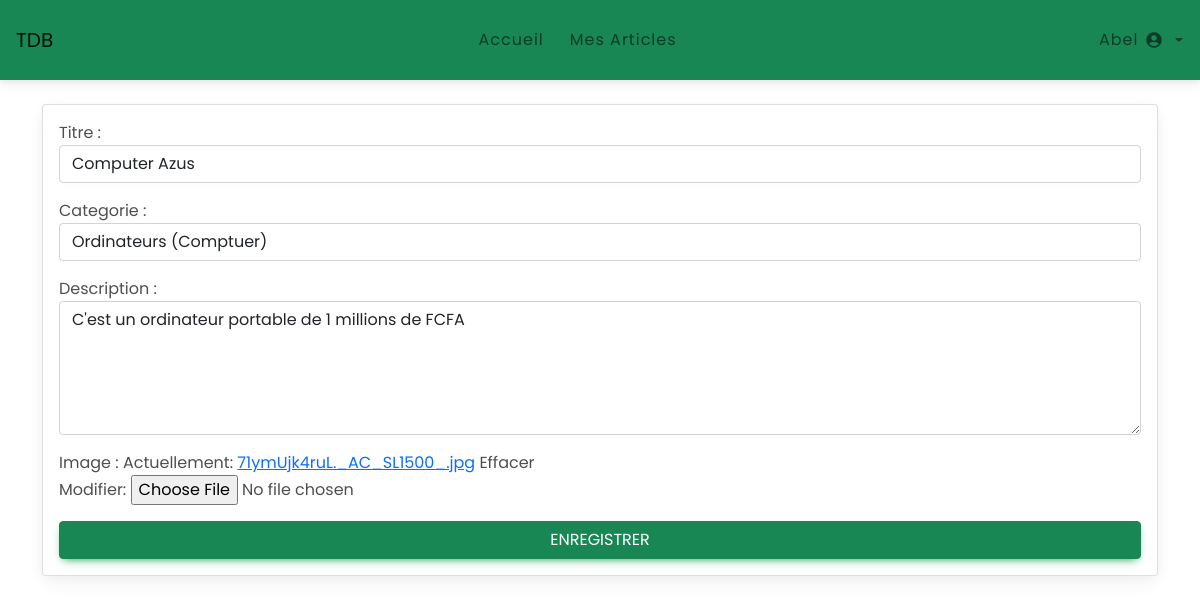
Page /blog/administration/update_article/3/ (signed in) on the committed database.
### blog/models.py (models this page shows, shortened)
class Article(models.Model):
    user=models.ForeignKey(User,on_delete=models.CASCADE,null=True)
    title=models.CharField(max_length=50)
    categorie=models.ForeignKey(Category,on_delete=models.CASCADE)
    description=models.TextField()
    image=models.ImageField(null=True ,blank=True)
    created_at=models.DateTimeField(auto_now_add=True)
    updated_at=models.DateTimeField(auto_now=True)

### app_admin/views.py (the view)
# urls.py: path('update_article/<int:pk>/',views.UpdateArticle.as_view() , name="update_article"),
class UpdateArticle(LoginRequiredMixin, UpdateView):
    model = Article
    form_class = ArticleForm
    template_name = 'app_admin/modifier_edit.html'
    success_url = reverse_lazy('app_admin:mes_articles')

### blog/forms.py
class ArticleForm(forms.ModelForm):
    class Meta :
        model=Article
        fields=['title','categorie','description','image']
        labels={'title':'Titre' , 'categorie':'Categorie' , 'description':'Description'}
        widgets={
            'title':forms.TextInput(attrs={'class':'form-control'}),
            'categorie':forms.Select(attrs={'class':'form-control'}),
            'description':forms.Textarea(attrs={'class':'form-control','rows':5})
        }

### blog/models.py (called while the page is built)
    def __str__(self):
        return self.name

### app_admin/templates/app_admin/modifier_edit.html (shortened to what this page needs)
{% extends 'app_admin/base.html' %}
{% block content %}
<div class="container">
    <div class="row">
        <div class="col-md-12">
            <div class="card mt-4">
                <div class="card-body">
                    <form method="post" enctype="multipart/form-data">
                        {{ form.as_p }}
                        <button class="btn btn-success btn-block" type="submit">Enregistrer</button>
                    </form>
                </div>
            </div>
        </div>
    </div>
</div>
{% endblock %}

### app_admin/templates/app_admin/nav_bar.html (shortened to what this page needs)
<nav class="navbar navbar-expand-lg navbar-light bg-success">
    <a class="navbar-brand" href="#">TDB</a>
    <div class="collapse navbar-collapse" id="navbarNav">
        <ul class="navbar-nav me-auto">
            <li class="nav-item">
                <a class="nav-link" href="{% url 'blog_site:afficher' %}">Accueil</a>
            </li>
            <li class="nav-item">
                <a class="nav-link" href="{% url 'app_admin:mes_articles' %}">Mes Articles</a>
            </li>
        </ul>
        <ul class="navbar-nav">
            <li class="nav-item dropdown">
                {% if user.is_authenticated %}
                <a class="nav-link dropdown-toggle d-flex align-items-center" href="#" id="navbarDropdown" role="button" data-bs-toggle="dropdown" aria-expanded="false">
                    {{ user.username }} <i class="fas fa-user-circle me-2"></i>
                </a>
                {% else %}
                <a class="nav-link dropdown-toggle d-flex align-items-center" href="#" id="navbarDropdown" role="button" data-bs-toggle="dropdown" aria-expanded="false">
                    <i class="fas fa-user-circle me-2"></i>
                </a>
                {% endif %}
            </li>
        </ul>
    </div>
</nav>

### blog/static/css/style.css (style rules this page uses)
* { margin: 0; padding: 0; box-sizing: border-box; font-family: 'Poppins', sans-serif; }
nav { display: flex; height: 80px; width: 100%; background: #1b1b1b; align-items: center; justify-content: space-between; padding: 0 50px 0 100px; flex-wrap: wrap; }
nav ul { display: flex; flex-wrap: wrap; list-style: none; }
nav ul li { margin: 0 5px; }
nav ul li a { color: #f2f2f2; text-decoration: none; font-size: 18px; font-weight: 500; padding: 8px 15px; border-radius: 5px; letter-spacing: 1px; transition: all 0.3s ease; }

### rows in the picture
Article: title "Computer Azus", categorie "Ordinateurs (Comptuer)", description "C'est un ordinateur portable de 1 millions de FCFA"

### other values in the picture
{{ user.username }} "Abel"
